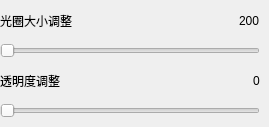
    <widget class="QWidget" name="page12">
     <widget class="QFrame" name="frame2">
      <property name="geometry">
       <rect>
        <x>0</x>
        <y>0</y>
        <width>260</width>
        <height>118</height>
       </rect>
      </property>
      <layout class="QVBoxLayout" name="verticalLayout_3" stretch="0,1,0,1">
       <property name="spacing">
        <number>2</number>
       </property>
       <property name="leftMargin">
        <number>0</number>
       </property>
       <property name="topMargin">
        <number>0</number>
       </property>
       <property name="rightMargin">
        <number>0</number>
       </property>
       <property name="bottomMargin">
        <number>0</number>
       </property>
       <item>
        <layout class="QHBoxLayout" name="horizontalLayout_10">
         <item>
          <widget class="QLabel" name="label_9">
           <property name="text">
            <string>光圈大小调整</string>
           </property>
          </widget>
         </item>
         <item>
          <spacer name="horizontalSpacer_6">
           <property name="orientation">
            <enum>Qt::Orientation::Horizontal</enum>
           </property>
           <property name="sizeHint" stdset="0">
            <size>
             <width>40</width>
             <height>20</height>
            </size>
           </property>
          </spacer>
         </item>
         <item>
          <widget class="QLabel" name="labelValue20">
           <property name="text">
            <string>200</string>
           </property>
          </widget>
         </item>
        </layout>
       </item>
       <item>
        <widget class="QSlider" name="horizontalSlider4">
         <property name="cursor">
          <cursorShape>PointingHandCursor</cursorShape>
         </property>
         <property name="minimum">
          <number>50</number>
         </property>
         <property name="maximum">
          <number>500</number>
         </property>
         <property name="singleStep">
          <number>10</number>
         </property>
         <property name="orientation">
          <enum>Qt::Orientation::Horizontal</enum>
         </property>
        </widget>
       </item>
       <item>
        <layout class="QHBoxLayout" name="horizontalLayout_11">
         <item>
          <widget class="QLabel" name="label_15">
           <property name="text">
            <string>透明度调整</string>
           </property>
          </widget>
         </item>
         <item>
          <spacer name="horizontalSpacer_7">
           <property name="orientation">
            <enum>Qt::Orientation::Horizontal</enum>
           </property>
           <property name="sizeHint" stdset="0">
            <size>
             <width>40</width>
             <height>20</height>
            </size>
           </property>
          </spacer>
         </item>
         <item>
          <widget class="QLabel" name="labelValue21">
           <property name="text">
            <string>0</string>
           </property>
          </widget>
         </item>
        </layout>
       </item>
       <item>
        <widget class="QSlider" name="horizontalSlider5">
         <property name="cursor">
          <cursorShape>PointingHandCursor</cursorShape>
         </property>
         <property name="maximum">
          <number>100</number>
         </property>
         <property name="singleStep">
          <number>10</number>
         </property>
         <property name="pageStep">
          <number>10</number>
         </property>
         <property name="orientation">
          <enum>Qt::Orientation::Horizontal</enum>
         </property>
        </widget>
       </item>
      </layout>
     </widget>
    </widget>
